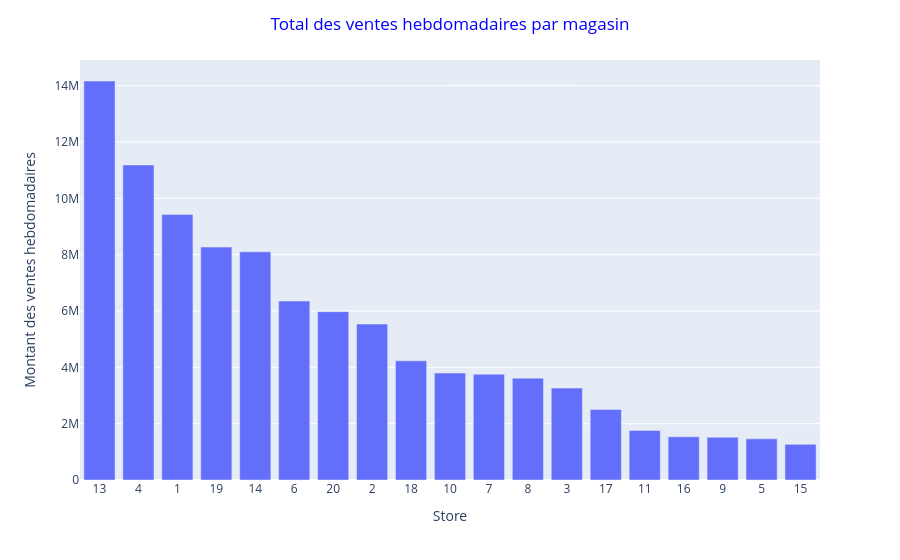

Notebook cell for this chart:
### Markdown cell above
Ce graphique confirme que la performance des magasins est structurellement différente selon les stores :  
- une forte disparité de performance moyenne  
- une variabilité importante sur certains magasins leaders  
- la présence d’outliers traduisant des pics de ventes ponctuels (probablement liés à des périodes spécifiques comme les promotions ou les fêtes)

### Code cell
store_sales = df.groupby('Store',observed=False)['Weekly_Sales'].sum().reset_index()
store_sales = store_sales.sort_values(by='Weekly_Sales', ascending=False)
fig_store_sales = px.bar(store_sales, x='Store', y='Weekly_Sales')
fig_store_sales.update_xaxes(
    type='category',
    categoryorder='array',
    categoryarray=store_sales
)
fig_store_sales.update_layout(
    title= dict(text='Total des ventes hebdomadaires par magasin', x=0.5, font_color='blue'), 
    xaxis=dict(title='Store'), 
    yaxis=dict(title='Montant des ventes hebdomadaires'),
)
fig_store_sales.show()

### Figure 1 — Plotly figure (JSON) as saved in the notebook; plotly's stock layout.template omitted (floating-point values rounded to 4 significant figures)
{"data": [{"hovertemplate": "Store=%{x}<br>Weekly_Sales=%{y}<extra></extra>", "legendgroup": "", "marker": {"color": "#636efa", "pattern": {"shape": ""}}, "name": "", "orientation": "v", "showlegend": false, "textposition": "auto", "type": "bar", "x": [13, 4, 1, 19, 14, 6, 20, 2, 18, 10, 7, 8, 3, 17, 11, 16, 9, 5, 15], "xaxis": "x", "y": [14170000.0, 11190000.0, 9427000.0, 8269000.0, 8102000.0, 6354000.0, 5976000.0, 5537000.0, 4231000.0, 3796000.0, 3757000.0, 3615000.0, 3263000.0, 2507000.0, 1757000.0, 1535000.0, 1518000.0, 1460000.0, 1266000.0], "yaxis": "y"}], "layout": {"barmode": "relative", "legend": {"tracegroupgap": 0}, "margin": {"t": 60}, "title": {"font": {"color": "blue"}, "text": "Total des ventes hebdomadaires par magasin", "x": 0.5}, "xaxis": {"anchor": "y", "categoryarray": [[13.0, 14170000.0], [4.0, 11190000.0], [1.0, 9427000.0], [19.0, 8269000.0], [14.0, 8102000.0], [6.0, 6354000.0], [20.0, 5976000.0], [2.0, 5537000.0], [18.0, 4231000.0], [10.0, 3796000.0], [7.0, 3757000.0], [8.0, 3615000.0], [3.0, 3263000.0], [17.0, 2507000.0], [11.0, 1757000.0], [16.0, 1535000.0], [9.0, 1518000.0], [5.0, 1460000.0], [15.0, 1266000.0]], "categoryorder": "array", "domain": [0, 1], "title": {"text": "Store"}, "type": "category"}, "yaxis": {"anchor": "x", "domain": [0, 1], "title": {"text": "Montant des ventes hebdomadaires"}}}}
